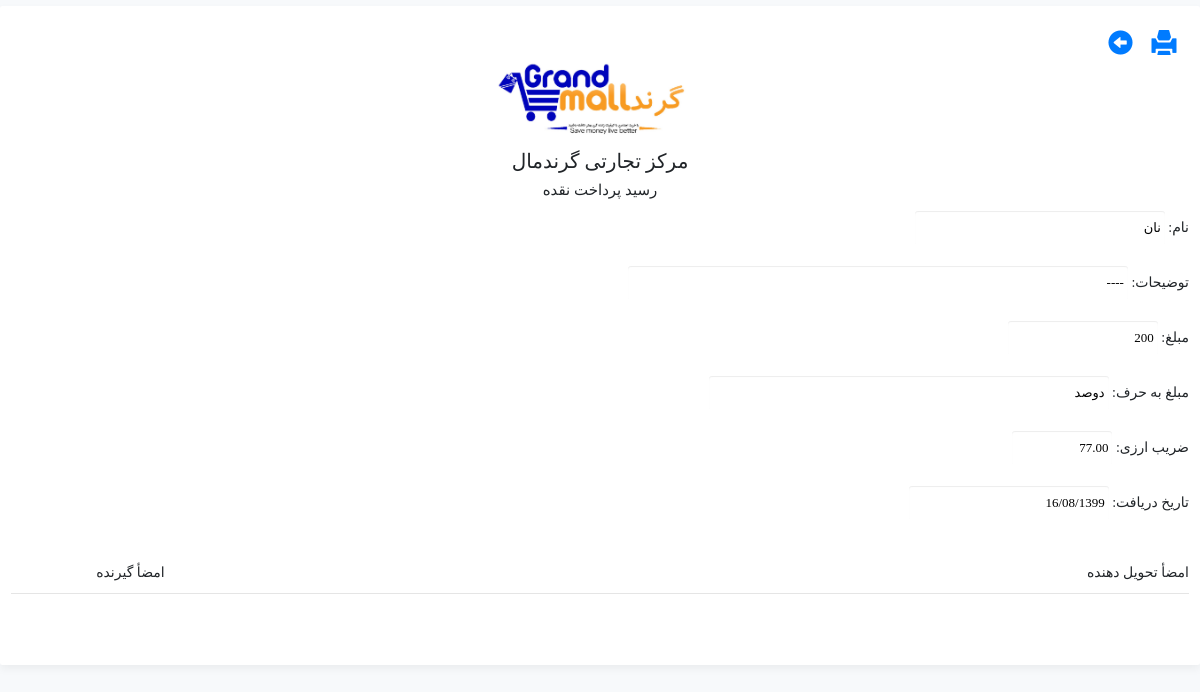
/invoice.php?m_id=19 (signed in), run on the app's committed database.
### tables this page shows
CREATE TABLE `masarf` (
  `m_id` int(11) NOT NULL,
  `name` varchar(200) NOT NULL,
  `type` varchar(10000) NOT NULL,
  `description` text NOT NULL,
  `quantity` int(10) NOT NULL,
  `zarib` float(20,2) NOT NULL,
  `cost` int(10) NOT NULL,
  `harf` varchar(300) NOT NULL,
  `total` float(20,2) NOT NULL,
  `date_sh` text NOT NULL,
  `date_m` date NOT NULL,
  `user_id` int(10) NOT NULL,
  `status` varchar(50) NOT NULL,
  `after_check` varchar(50) NOT NULL
);

### invoice.php (the view, shortened to what this page needs)
<?php
  include_once("database.php");
 ?>
<!DOCTYPE html>
<html lang="en" dir="rtl">
<head>
    <link rel="stylesheet" href="css/bootstrap.min.css">
    <link rel="stylesheet" href="css/persian-datepicker.css">
    <link rel="stylesheet" type="text/css" href="css/my-login.css">
    <link href="fileuploads/css/dropify.css" rel="stylesheet" type="text/css" />
    <link rel="stylesheet" type="text/css" href="css/select2.min.css">
    <link rel="stylesheet" type="text/css" href="vendor/bootstrap/css/bootstrap.min.css">
    <link rel="stylesheet" type="text/css" href="fonts/font-awesome-4.7.0/css/font-awesome.min.css">
    <link rel="stylesheet" type="text/css" href="fonts/Linearicons-Free-v1.0.0/icon-font.min.css">
    <link rel="stylesheet" type="text/css" href="vendor/animate/animate.css">
    <link rel="stylesheet" type="text/css" href="vendor/css-hamburgers/hamburgers.min.css">
    <link rel="stylesheet" type="text/css" href="vendor/animsition/css/animsition.min.css">
    <link rel="stylesheet" type="text/css" href="vendor/select2/select2.min.css">
    <link rel="stylesheet" type="text/css" href="vendor/daterangepicker/daterangepicker.css">
    <link rel="stylesheet" type="text/css" href="css/util.css">
    <link rel="stylesheet" type="text/css" href="css/main.css">
    <link type="text/css" href="css/persian-datepicker.css" rel="stylesheet" />
    <link href="fileuploads/css/dropify.css" rel="stylesheet" type="text/css" />
</head>
</head>
<body class="my-login-page" style="font-family:b koodak;">
    <section class="h-100" style=" padding:0px !important;">
        <div class="card-wrapper" style="width:100%; margin-top:0.5%; ">
            <div class="card fat">
                <div class="card-body">
                    <button class="glyphicon glyphicon-print text text-primary" id="icon"
                        style="position:relative;  font-size:25px;" onclick="myFunction()"></button>
                    <button class="glyphicon glyphicon-circle-arrow-left text text-primary"
                        onclick="window.open('added_expenses.php','_self');" id="icon"
                        style="position:relative;  right:15px; font-size:25px;"></button>
                    <center><img src="image/logo.jpg" width="210px" height="90px" alt="GrandMall Logo"></img></center>
                    <h2 class="card-title b_font" style="text-align:center; "> مرکز تجارتی
                        گرندمال </h2>
                    <h4 class="card-title b_font" style="text-align:center; position:relative; top:-20px; ">رسید پرداخت
                        نقده </h4>
                </div>
                <div style="position:relative; top:-50px;">
                <?php
    if(isset($_GET["m_id"])){
        $id = $_GET["m_id"];
        $sql_query = mysqli_query($connection,"select * from masarf where m_id='$id'");
        $fetch1 = mysqli_fetch_assoc($sql_query);
?>
                <tbody id="tbody">
                    <span class="b_font">نام:</span>
                    <input type="text"  value="<?php echo $fetch1["name"];?>" class="form-control" style="width:250px;"></input><br><br>
                    <span class="b_font">توضیحات:</span>
                    <input type="text"  value="<?php echo $fetch1["description"];?>" class="form-control" style="width:500px;"></input><br><br>
                    <span class="b_font">مبلغ:</span>
                    <input type="text"  value="<?php echo $fetch1["cost"];?>" class="form-control" style="width:150px;"></input><br><br>
                    <span class="b_font">مبلغ به حرف: </span>
                    <input type="text"  value="<?php echo $fetch1["harf"];?>" class="form-control" style="width:400px;"></input><br><br>
                    <span class="b_font">ضریب ارزی:</span>
                    <input type="text"  value="<?php echo $fetch1["zarib"];?>" class="form-control" style="width:100px;"></input><br><br>
                    <span class="b_font"> تاریخ دریافت:</span>
                    <input type="text"  value="<?php echo $fetch1["date_sh"];?>" class="form-control" style="width:200px;"></input><br><br><br>
                    <span class="b_font"> امضأ تحویل دهنده</span>
                    <span class="b_font" style="position:relative; margin-right:78%"> امضأ گیرنده </span><br>
                    <hr>
                </div>
            </div>
        </div>
    </section>
    <?php
        exit();
            }
        ?>

### css/persian-datepicker.css (style rules this page uses)
input, textarea { -webkit-transition: border linear 0.2s, box-shadow linear 0.2s; -moz-transition: border linear 0.2s, box-shadow linear 0.2s; -o-transition: border linear 0.2s, box-shadow linear 0.2s; transition: border linear 0.2s, box-shadow linear 0.2s; }
input[type="text"], input[type="email"], input[type="tel"], input[type="search"], input[type="url"], input[type="password"], .ui-autocomplete-input, textarea, .uneditable-input { display: inline-block; padding: 4px; font-size: 13px; line-height: 18px; color: #555555; border: 1px solid #ccc; -webkit-border-radius: 3px; -moz-border-radius: 3px; border-radius: 3px; }

### css/my-login.css (style rules this page uses)
html, body { height: 100%; }
body.my-login-page { background-color: #f7f9fb; font-size: 14px; }
.my-login-page .card-wrapper { width: 400px; }
.my-login-page .card { border-color: transparent; box-shadow: 0 4px 8px rgba(0, 0, 0, 0.05); }
.my-login-page .card.fat { padding: 10px; }
.my-login-page .card .card-title { margin-bottom: 30px; }
.my-login-page .form-control { border-width: 2.3px; }

### css/main.css (style rules this page uses)
* { margin: 0px; padding: 0px; box-sizing: border-box; }
body, html { height: 100%; font-family: Raleway-Regular, sans-serif; }
h1,h2,h3,h4,h5,h6 { margin: 0px; }
input { outline: none; border: none; }
button { outline: none !important; border: none; background: transparent; }

### invoice.php (style rules this page uses)
.b_font { font-family: b koodak; }
input[type=text] { background-color: white; color: black; border:none; }

### data on the page
masarf: name "نان", description "----", cost "200", harf "دوصد", zarib "77.00", date_sh "16/08/1399"
